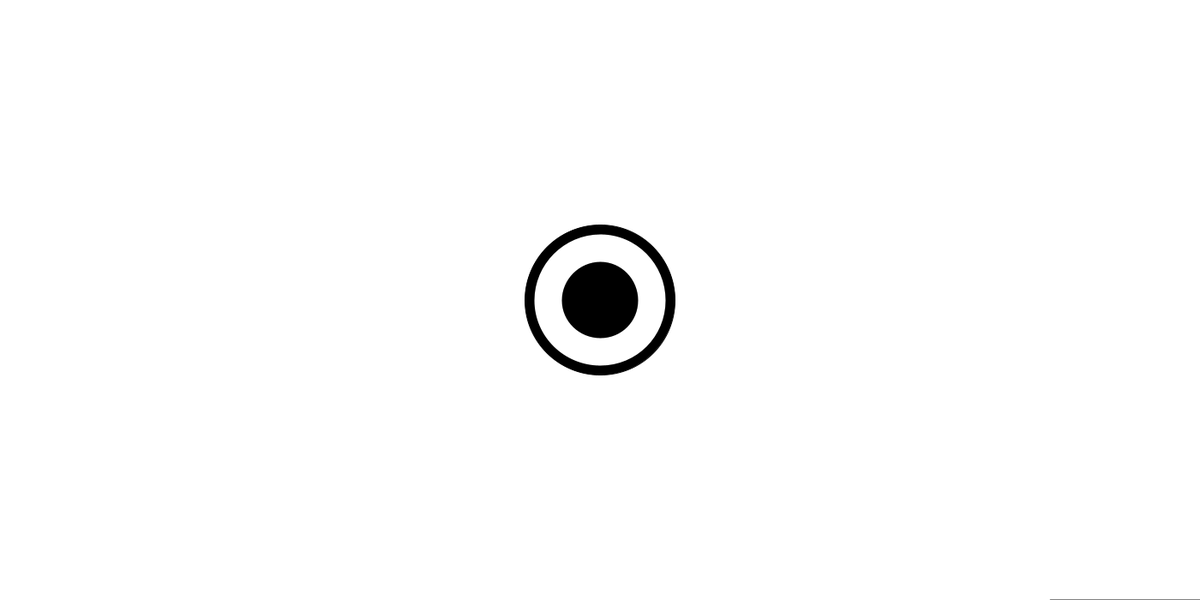
Frame 1 (no input)
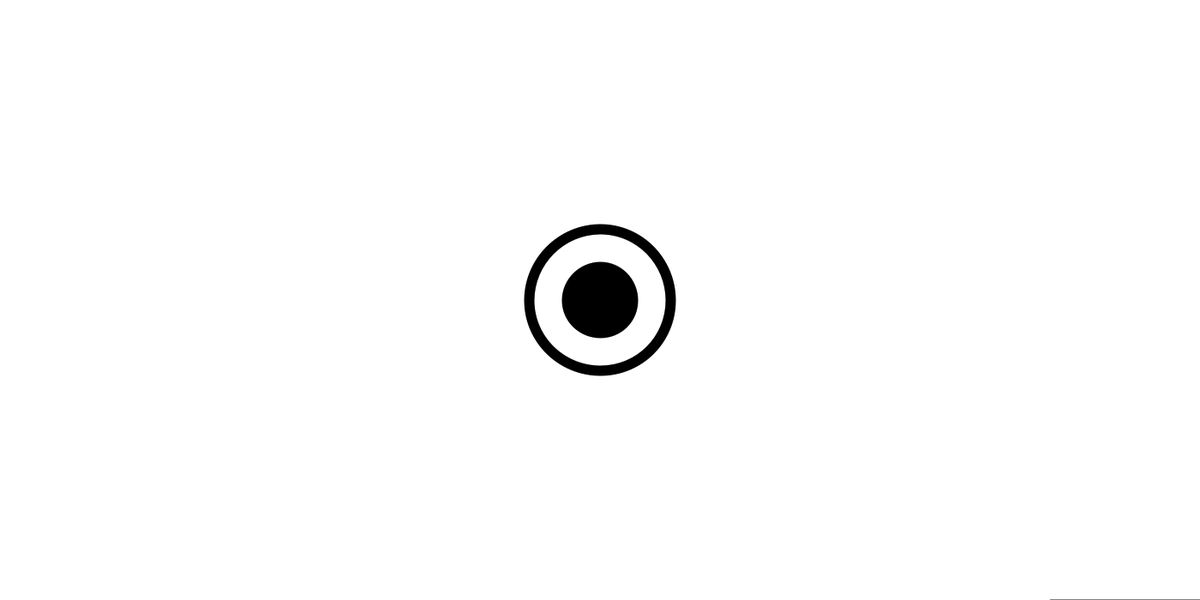
Frame 60 (the mouse pressed at the canvas centre just before this capture)
Frame 120 (the mouse held since frame 60 and released just before this capture): identical to frame 60, image omitted

The Processing sketch that drew these frames (run headless with seeded random() and noise(); from frame 60 on, the mouse is pressed at the canvas centre):

// Processing sketch: radiationEyes
// ── radiationEyes.pde
void setup(){
  size(1400,700);
  frameRate(7);
}

void draw(){
pupil();
//  // background
//  fill(0);
//  rect(0,0,width/2,height);
//  fill(50);
//  rect(width/2,0,width/2,height);
//  
//  int[] origin1 = {width/4,height/2};
//  int[] origin2 = {3*width/4,height/2};
//  
//  // axis lines
//  stroke(255);
//  strokeWeight(0.2);
//  line(0,origin1[1],width,origin1[1]);
//  line(origin1[0], 0, origin1[0] ,height);
//  line(origin2[0], 0, origin2[0] ,height);
//  
//  // angles
//  float equipartition = random(33,36);
//  float angle = 360 / equipartition;
//
//  // first eye
//  translate(origin1[0],origin1[1]);
//  stroke(255);
//  strokeWeight(0.5);
//  for (int i = 1; i <= 360; i+=1){
//    float innerR = random(42,48);
//    float outerR = random(width/4,width/4+30);
//    
//    float x0 = innerR * cos(i);
//    float y0 = innerR * sin(i);
//    float xf = outerR * cos(i);
//    float yf = outerR * sin(i);
//    line(x0,y0,xf,yf);
//  }
//  fill(255);
//  noStroke();
//  ellipse(0,0,width/8 + random(3),width/8+random(3));
//  fill(0); 
//  ellipse(0,0,width/16,width/16);
//  fill(255);
//  ellipse(0,0,width/32+10,width/32+10);
//  fill(0);
//  ellipse(0,0,width/32-10,width/32-10);
//
//
//  // second eye
//  translate(-origin1[0],-origin1[1]);
//  translate(origin2[0],origin2[1]);
//  
//  stroke(255);
//  strokeWeight(0.5);
//  for (int i = 1; i <= 360; i+=1){
//    float innerR = random(42,48);
//    float outerR = random(width/4,width/4+30);
//    
//    float x0 = innerR * cos(i);
//    float y0 = innerR * sin(i);
//    float xf = outerR * cos(i);
//    float yf = outerR * sin(i);
//    line(x0,y0,xf,yf);
//  }
//  fill(255);
//  noStroke();
//  ellipse(0,0,width/8 + random(3),width/8+random(3));
//  fill(0); 
//  ellipse(0,0,width/16,width/16);
//  fill(255);
//  ellipse(0,0,width/32+10,width/32+10);
//  fill(0);
//  ellipse(0,0,width/32-10,width/32-10);
//
//  save("radiationEyes.png");  
}

void pupil(){
  background(255);
  translate(width/2,height/2);
  fill(0);
  ellipse(0,0,width/8,width/8);

  fill(255);
  strokeWeight(2);
  line(width/2 - width/8,height/2,width/2 + width/8,height/2);
  line(height/2 - height/8,width/2,height/2 + height/8,width/2);
  ellipse(0,0,width/8-20,width/8-20);

  fill(0);
  ellipse(0,0,width/16,width/16);
}
